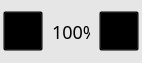
<?xml version="1.0" encoding="UTF-8"?>
<ui version="4.0">
 <class>PlusMinusWidgetClass</class>
 <widget class="QWidget" name="PlusMinusWidgetClass">
  <property name="geometry">
   <rect>
    <x>0</x>
    <y>0</y>
    <width>142</width>
    <height>63</height>
   </rect>
  </property>
  <property name="sizePolicy">
   <sizepolicy hsizetype="Preferred" vsizetype="Preferred">
    <horstretch>0</horstretch>
    <verstretch>0</verstretch>
   </sizepolicy>
  </property>
  <property name="minimumSize">
   <size>
    <width>0</width>
    <height>0</height>
   </size>
  </property>
  <property name="maximumSize">
   <size>
    <width>16777215</width>
    <height>16777215</height>
   </size>
  </property>
  <property name="windowTitle">
   <string>Form</string>
  </property>
  <property name="styleSheet">
   <string notr="true">background:#E6E6E6;</string>
  </property>
  <layout class="QHBoxLayout" name="horizontalLayout_2">
   <property name="spacing">
    <number>6</number>
   </property>
   <property name="margin">
    <number>0</number>
   </property>
   <item>
    <widget class="QPushButton" name="minus_">
     <property name="sizePolicy">
      <sizepolicy hsizetype="Fixed" vsizetype="Fixed">
       <horstretch>40</horstretch>
       <verstretch>40</verstretch>
      </sizepolicy>
     </property>
     <property name="minimumSize">
      <size>
       <width>40</width>
       <height>40</height>
      </size>
     </property>
     <property name="maximumSize">
      <size>
       <width>40</width>
       <height>40</height>
      </size>
     </property>
     <property name="styleSheet">
      <string notr="true">QPushButton{background:transparent; border-image:url(:/LtpClient/image/sub_rest.png);}

QPushButton:checked{background:transparent; border-image:url(:/LtpClient/image/sub_pressed.png);}

QPushButton:hover{background:transparent; border-image:url(:/LtpClient/image/sub_pressed.png);}</string>
     </property>
     <property name="text">
      <string/>
     </property>
    </widget>
   </item>
   <item>
    <widget class="QLabel" name="valueLabel_">
     <property name="minimumSize">
      <size>
       <width>38</width>
       <height>20</height>
      </size>
     </property>
     <property name="maximumSize">
      <size>
       <width>38</width>
       <height>16777215</height>
      </size>
     </property>
     <property name="styleSheet">
      <string notr="true">font:18px Arial-BoldMT Bold;
background:transparent;</string>
     </property>
     <property name="text">
      <string>100%</string>
     </property>
    </widget>
   </item>
   <item>
    <widget class="QPushButton" name="plus_">
     <property name="sizePolicy">
      <sizepolicy hsizetype="Fixed" vsizetype="Fixed">
       <horstretch>40</horstretch>
       <verstretch>40</verstretch>
      </sizepolicy>
     </property>
     <property name="minimumSize">
      <size>
       <width>40</width>
       <height>40</height>
      </size>
     </property>
     <property name="maximumSize">
      <size>
       <width>40</width>
       <height>40</height>
      </size>
     </property>
     <property name="styleSheet">
      <string notr="true">QPushButton{background:transparent; border-image:url(:/LtpClient/image/add_rest.png);}

QPushButton:checked{background:transparent; border-image:url(:/LtpClient/image/add_pressed.png);}

QPushButton:hover{background:transparent; border-image:url(:/LtpClient/image/add_pressed.png);}</string>
     </property>
     <property name="text">
      <string/>
     </property>
    </widget>
   </item>
  </layout>
 </widget>
 <resources/>
 <connections/>
</ui>
